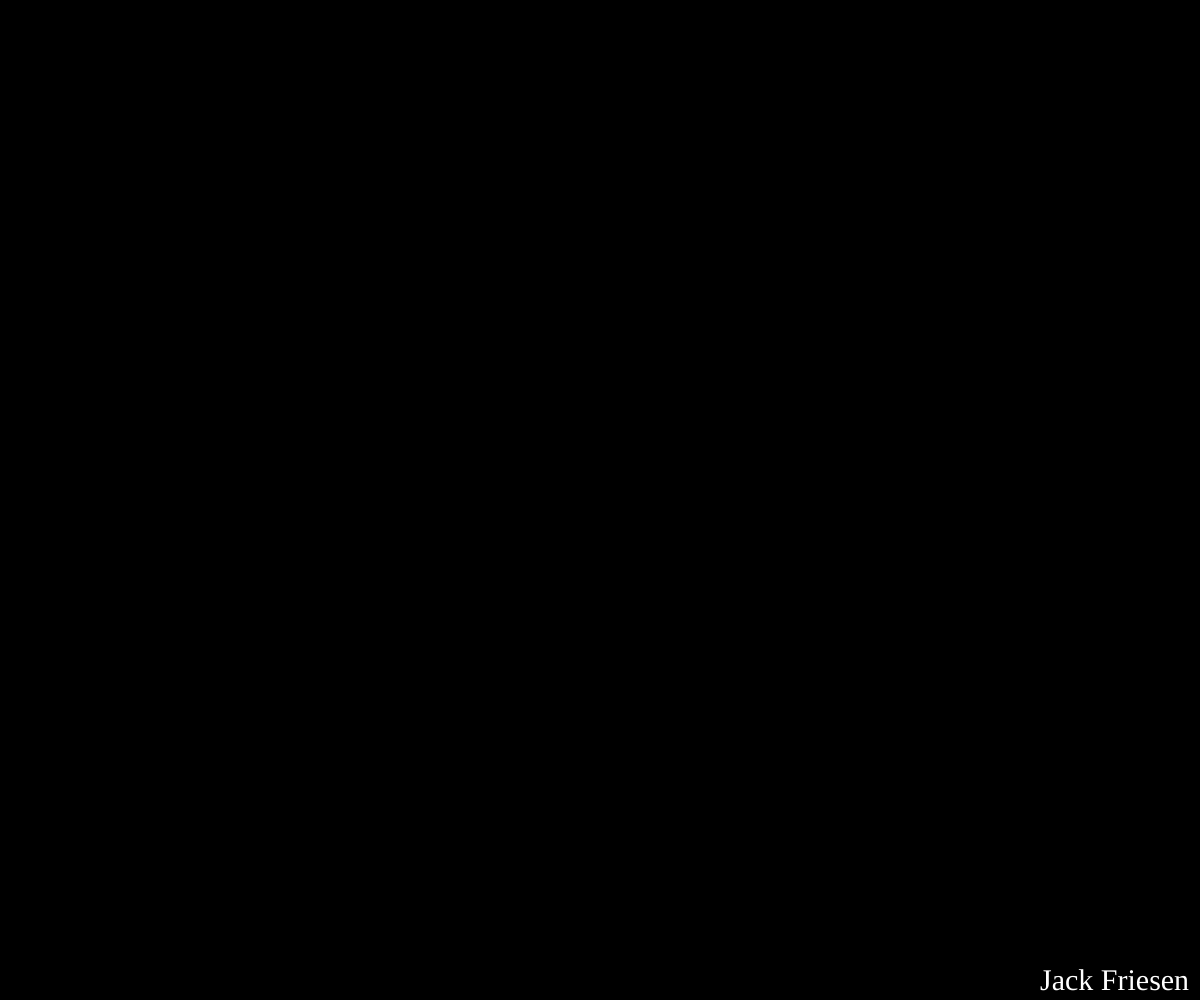
Frame 1 (no input)
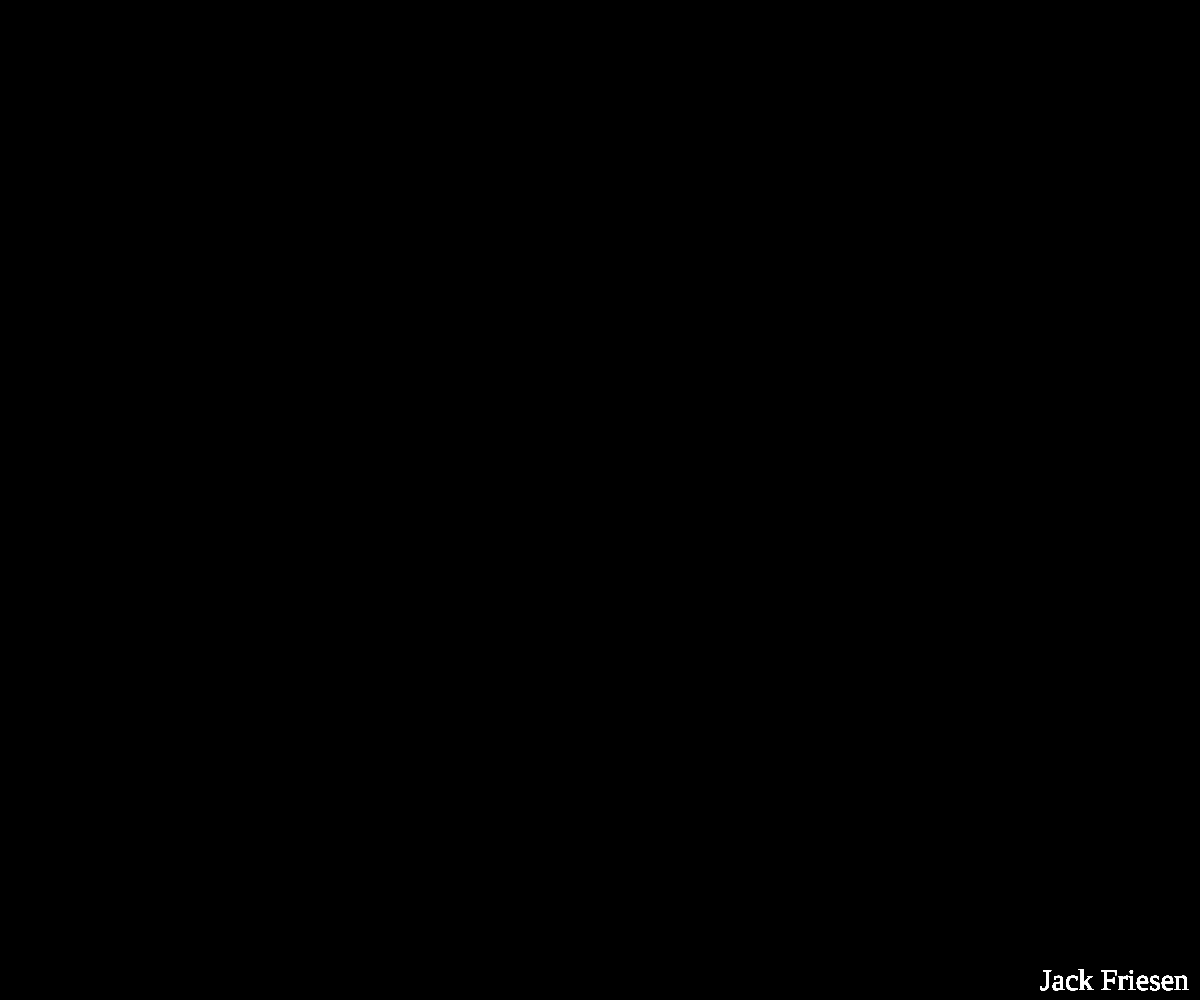
Frame 60 (no input)
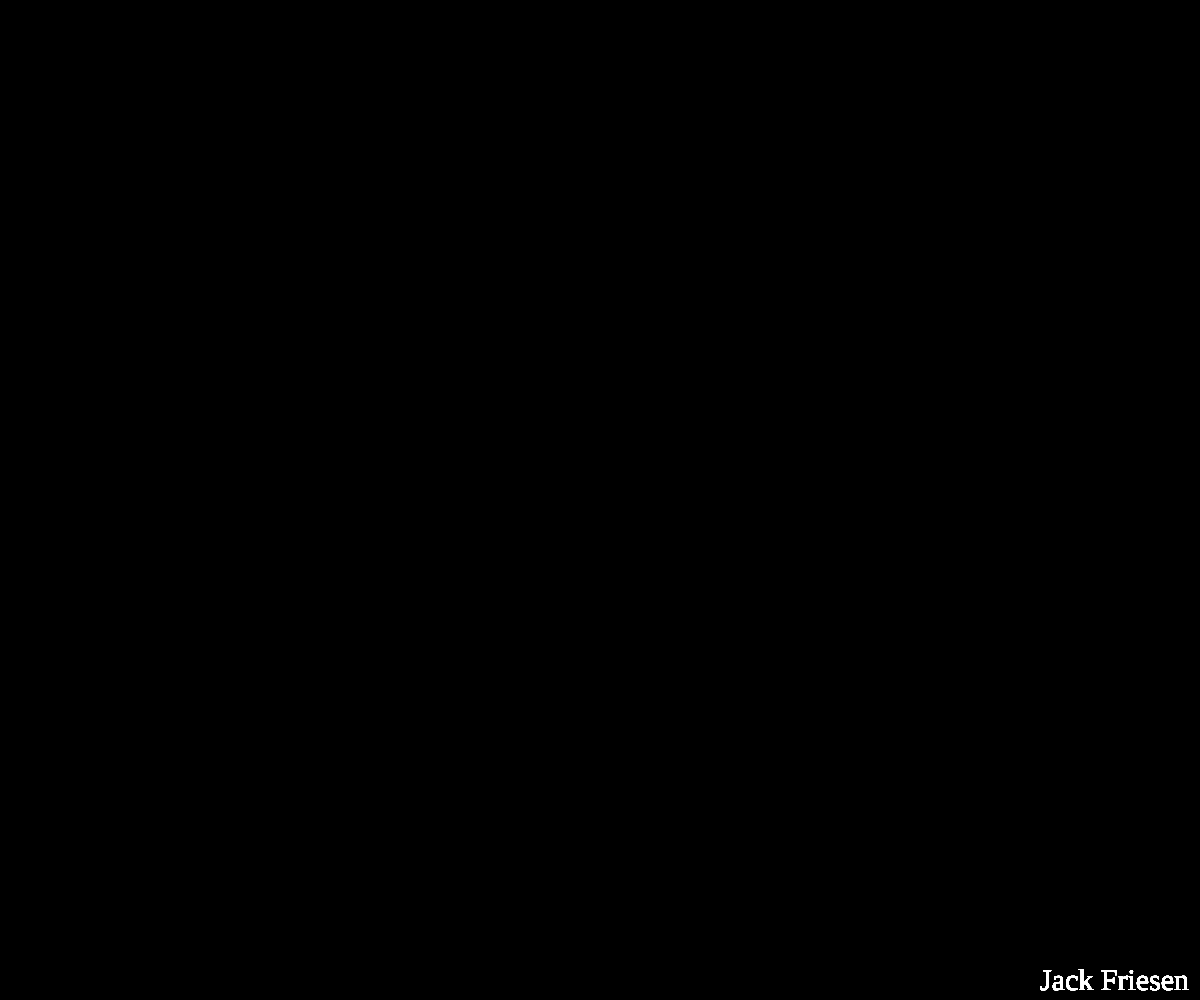
Frame 120 (the mouse pressed at the canvas centre since frame 60)

The p5.js sketch that drew these frames (run headless with seeded random() and noise() and a simulated clock; from frame 60 on, the mouse is pressed at the canvas centre):

// p5.js sketch
// ── sketch.js
// Project Title
// Your Name
// Date
//
// Extra for Experts:
// - describe what you did to take this project "above and beyond"


function setup() {
  createCanvas(windowWidth, windowHeight);
  background(0);
}

function draw() {
  textFont("Times New Roman");
  textSize(30);
  fill(255);
  text("Jack Friesen", windowWidth-160, windowHeight-10);
}

function keyTyped() {
  if(key==="a") {
    fill(random(255), random(255), random(255));
    rect(mouseX, mouseY, 50, 40); 
  }
  if(key==="s") {
    fill(random(255), random(255), random(255));
    ellipse(mouseX, mouseY, 50, 40);
  }
  if(key==="d") {
    fill(random(255), random(255), random(255));
    triangle(mouseX-20, mouseY+20, mouseX-20, mouseY-20, mouseX+20, mouseY+20);
  }
}
